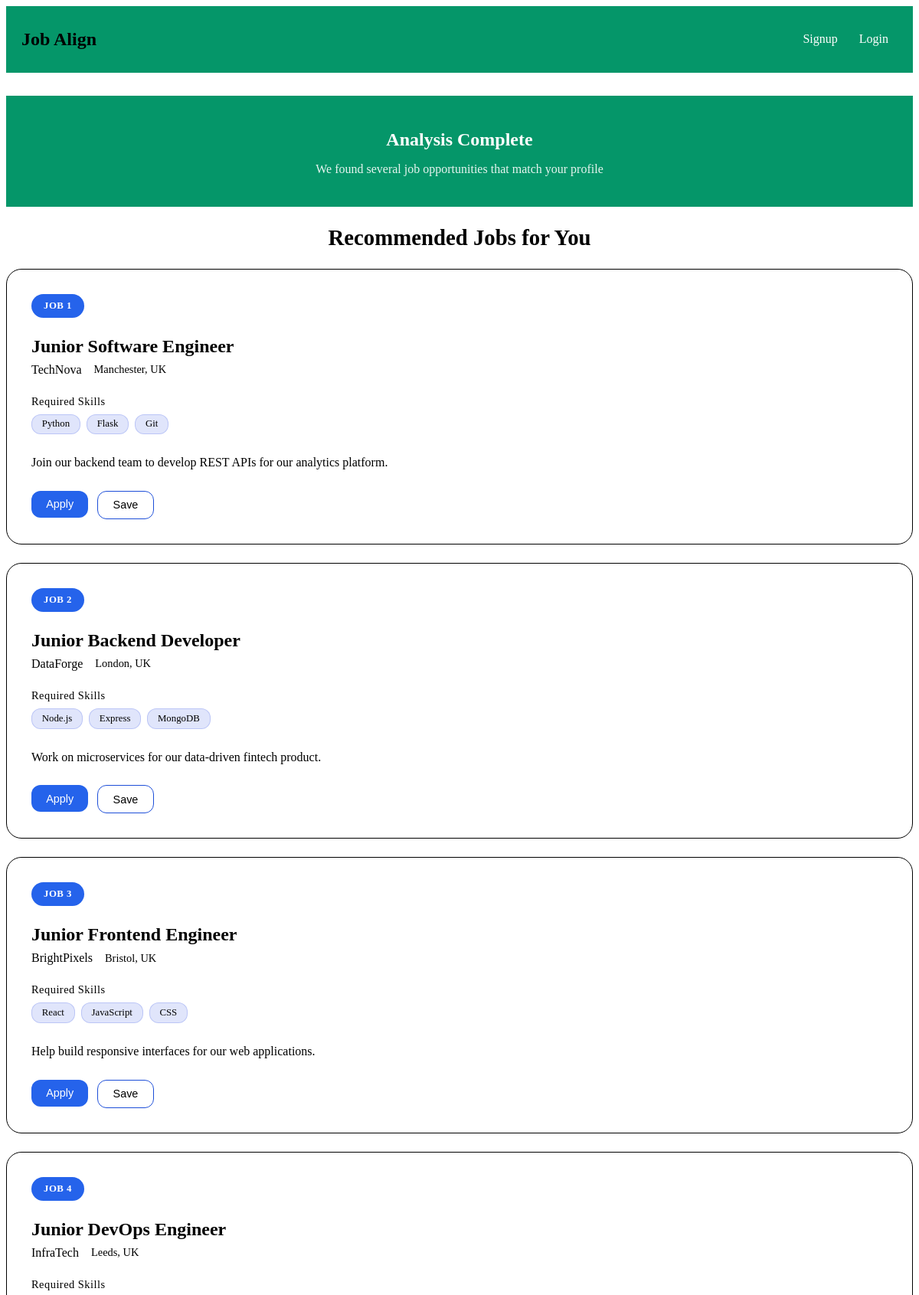
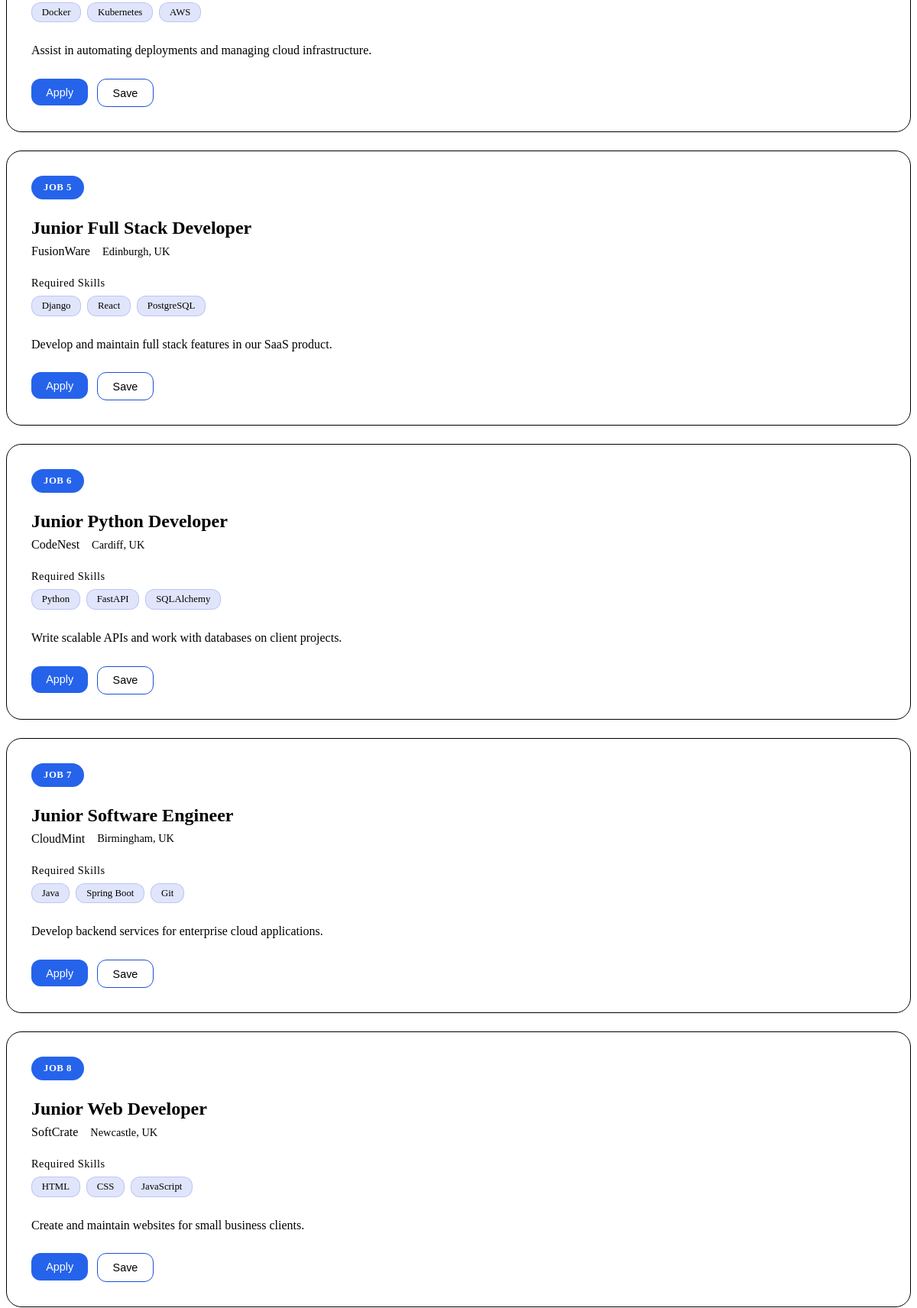
Screenshot of /search/job (upper part) with the database file from the repository (2 pictures, top to bottom).
### models.py (models this page shows)
class Job(db.Model):
    id = db.Column(db.Integer, primary_key=True)
    job_title = db.Column(db.String(150), nullable=False)
    location = db.Column(db.String(150), nullable=False)
    company = db.Column(db.String(150), nullable=False)
    description = db.Column(db.Text)
    skills = db.Column(db.String(300))
    apply = db.Column(db.String(300))
    status = db.Column(db.String(150))

### search.py (the view)
@search.route('job', methods = ['GET','POST'])
def job_search():
    query = request.args.get('query', '').strip().lower()
    results = []
    if query:
        results = Job.query.filter(
            or_(
                func.lower(Job.job_title).like(f"%{query}%"),
                func.lower(Job.company).like(f"%{query}%"),
                func.lower(Job.location).like(f"%{query}%")
            )
        ).all()
    else:
        results = Job.query.all()
    for job in results:
        job.skills_display = [s.strip() for s in job.skills.split(',')] if job.skills else []
    return render_template('search.html', jobs = results)

### Templates/search.html (shortened to what this page needs)
{% extends 'base.html' %}
{% block head %}
    <link rel="stylesheet" href="{{ url_for('static', filename='style2.css') }}">
{% endblock %}
{% block body %}
<div class="main-section results-section" id="resultsSection">
    <div class="results-header">
        <h2>Analysis Complete</h2>
        <p>We found several job opportunities that match your profile</p>
    </div>
    <h2 class="section-title">Recommended Jobs for You</h2>
    <div class="jobs-grid">
        {% if jobs %}
            {% for job in jobs %}
                <div class="job-card">
                    <div class="job-header">
                        <span class="job-badge">Job {{ loop.index }}</span>
                    </div>
                    <div class="job-title">{{ job.job_title }}</div>
                    <div class="company-info">
                        <div class="company-name">{{ job.company }}</div>
                        <div class="location">{{ job.location }}</div>
                    </div>
                    <div class="skills-container">
                        <div class="skills-label">Required Skills</div>
                        <div class="skills-list">
                            {% for skill in job.skills_display %}
                                <span class="skill-tag">{{ skill }}</span>
                            {% endfor %}
                        </div>
                    </div>
                    <div class="job-description">{{ job.description }}</div>
                    <div class="job-actions">
                        <form action="{{ job.apply }}" method="get">
                            <button class="btn btn-primary" type="submit">Apply</button>
                        </form>
                        <button class="btn btn-secondary" data_id="{{ job.id }}" action_needed = 'save'>Save</button>
                    </div>
                </div>
            {% endfor %}
        {% else %}
            <p>No jobs found.</p>
        {% endif %}
    </div>
</div>
{% endblock %}

### static/style2.css (style rules this page uses)
:root { --primary-blue: #2563eb; --primary-blue-dark: #1d4ed8; --primary-blue-light: #3b82f6; --secondary-blue: #1e40af; --accent-blue: #0ea5e9; --light-blue: #eff6ff; --navy-blue: #1e3a8a; --gray-50: #f8fafc; --gray-100: #f1f5f9; --gray-200: #e2e8f0; --gray-300: #cbd5e1; --gray-400: #94a3b8; --gray-500: #64748b; --gray-600: #475569; --gray-700: #334155; --gray-800: #1e293b; --gray-900: #0f172a; --white: #ffffff; --success-green: #059669; --warning-orange: #d97706; --shadow-sm: 0 1px 2px 0 rgb(0 0 0 / 0.05); --shadow-md: 0 4px 6px -1px rgb(0 0 0 / 0.1), 0 2px 4px -2px rgb(0 0 0 / 0.1); --shadow-lg: 0 10px 15px -3px rgb(0 0 0 / 0.1), 0 4px 6px -4px rgb(0 0 0 / 0.1); --shadow-xl: 0 20px 25px -5px rgb(0 0 0 / 0.1), 0 8px 10px -6px rgb(0 0 0 / 0.1); }
.results-header { background: var(--success-green); padding: 1.5rem 3rem; text-align: center; margin-top: 30px; }
.results-header h2 { color: var(--white); font-size: 1.5rem; font-weight: 600; margin-bottom: 0.25rem; }
.results-header p { color: rgba(255, 255, 255, 0.9); }
.section-title { font-size: 1.8rem; font-weight: 600; color: var(--text-primary); margin-bottom: 1.5rem; text-align: center; }
.jobs-grid { display: grid; gap: 1.5rem; margin-bottom: 2rem; }
.job-card { background: rgba(255, 255, 255, 0.08); backdrop-filter: blur(10px); border: 1px solid black; border-radius: 20px; padding: 2rem; transition: all 0.3s ease; position: relative; overflow: hidden; opacity: 1; }
.job-header { display: flex; justify-content: space-between; align-items: flex-start; margin-bottom: 1.5rem; }
.job-badge { background: var(--primary-blue); color: var(--white); padding: 0.5rem 1rem; border-radius: 20px; font-size: 0.8rem; font-weight: 600; text-transform: uppercase; letter-spacing: 0.5px; }
.job-title { font-size: 1.5rem; font-weight: 600; color: var(--text-secondary); margin-bottom: 0.5rem; }
.company-info { display: flex; align-items: center; gap: 1rem; margin-bottom: 1.5rem; }
.company-name { color: var(--text-primary); font-weight: 500; }
.location { color: var(--text-secondary); font-size: 0.9rem; }
.skills-container { margin-bottom: 1.5rem; }
.skills-label { color: var(--text-secondary); font-size: 0.9rem; margin-bottom: 0.5rem; letter-spacing: 0.5px; }
.skills-list { display: flex; flex-wrap: wrap; gap: 0.5rem; }
.skill-tag { background: rgba(102, 126, 234, 0.2); color: var(--text-primary); padding: 0.3rem 0.8rem; border-radius: 12px; font-size: 0.8rem; font-weight: 500; border: 1px solid rgba(102, 126, 234, 0.3); }
.job-description { color: var(--text-secondary); line-height: 1.6; margin-bottom: 1.5rem; }
.job-actions { display: flex; gap: 0.75rem; }
.btn { padding: 0.6rem 1.2rem; border-radius: 12px; font-size: 0.9rem; font-weight: 500; cursor: pointer; transition: all 0.3s ease; border: none; }
.btn-primary { background: var(--primary-blue); color: var(--white); }
.btn-secondary { background: rgba(255, 255, 255, 0.1); color: var(--text-primary); border: 1px solid var(--primary-blue-dark); }

### rows the page displays
Job: job_title "Junior Software Engineer", company "TechNova", location "Manchester, UK", skills_display "Python" "Flask" "Git", description "Join our backend team to develop REST APIs for our analytics platform."
Job: job_title "Junior Backend Developer", company "DataForge", location "London, UK", skills_display "Node.js" "Express" "MongoDB", description "Work on microservices for our data-driven fintech product."
Job: job_title "Junior Frontend Engineer", company "BrightPixels", location "Bristol, UK", skills_display "React" "JavaScript" "CSS", description "Help build responsive interfaces for our web applications."
Job: job_title "Junior DevOps Engineer", company "InfraTech", location "Leeds, UK", skills_display "Docker" "Kubernetes" "AWS", description "Assist in automating deployments and managing cloud infrastructure."
Job: job_title "Junior Full Stack Developer", company "FusionWare", location "Edinburgh, UK", skills_display "Django" "React" "PostgreSQL", description "Develop and maintain full stack features in our SaaS product."
Job: job_title "Junior Python Developer", company "CodeNest", location "Cardiff, UK", skills_display "Python" "FastAPI" "SQLAlchemy", description "Write scalable APIs and work with databases on client projects."
Job: job_title "Junior Software Engineer", company "CloudMint", location "Birmingham, UK", skills_display "Java" "Spring Boot" "Git", description "Develop backend services for enterprise cloud applications."
Job: job_title "Junior Web Developer", company "SoftCrate", location "Newcastle, UK", skills_display "HTML" "CSS" "JavaScript", description "Create and maintain websites for small business clients."
